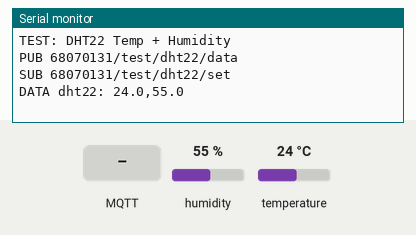
Bench run of a sketch on a simulated Arduino Uno R4 WiFi. On the bench: the last lines printed to the serial monitor. The inputs (shaded band) are chosen by the test bench; at power-on: humidity 55 %, temperature 24 °C. WiFi joins after 1.5 s; servers stay silent unless stated; no MQTT or app messages arrive unless stated.

Above: at 2.7 s.
2.8 s: MQTT message "PING" arrives on the first subscribed topic
At 5.18 s:
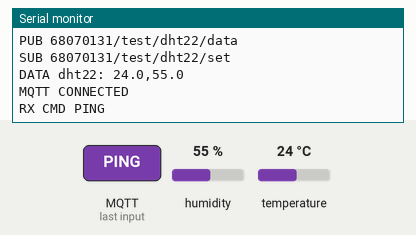
6.5 s: MQTT message "READ" arrives on the first subscribed topic
At 7.6 s:
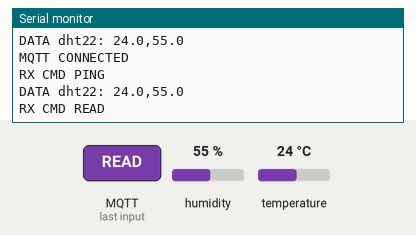
8.0 s: MQTT message "1" arrives on the first subscribed topic
At 9.0 s:
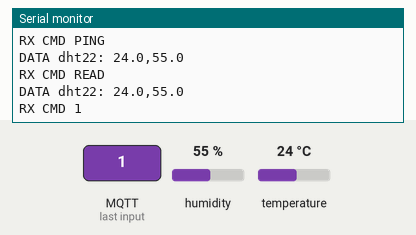
9.5 s: MQTT message "on" arrives on the first subscribed topic
At 10.1 s:
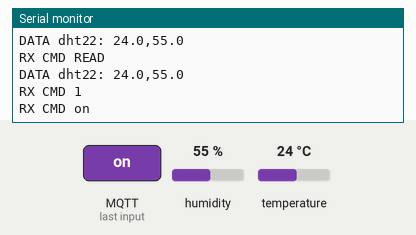
11.0 s: MQTT message "off" arrives on the first subscribed topic
At 12.2 s:
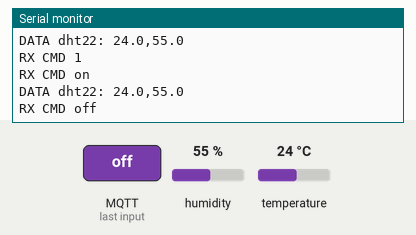
12.5 s: humidity set to 22 %
At 14.3 s:
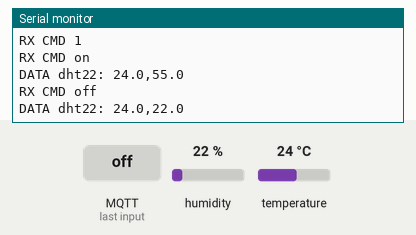

The sketch:

08_dht22.ino
```cpp
/*
============================================================================
 TEST: DHT22 Temp + Humidity
 จุดประสงค์: DHT22 ตัวนี้ตั้งค่า DHT22 ไม่ใช่ DHT11; อ่านทุก ≥2 วินาที
 การต่อสายอุปกรณ์ (ทดสอบทีละ Sketch ไม่ใช่ต่อทุกตัวพร้อมกัน):
  - VCC → 5V, GND → GND, DATA → D2
  - DHT22 แบบตัวเปล่ามักต้อง R pull-up 4.7–10kΩ จาก DATA ถึง VCC
 คาดหวัง: ค่า T และ RH% เปลี่ยนเมื่ออุณหภูมิหรือความชื้นเปลี่ยน
 Serial Monitor: 115200 baud
 ไลบรารี: WiFiS3 (Arduino UNO R4 WiFi Core), MQTT by 256dpi, Adafruit DHT และ Unified Sensor
 หากไม่ต่ออินเทอร์เน็ต ยังต้องเห็นการอ่านค่าที่ Serial Monitor
 ใช้ Broker TCP 1883 สำหรับห้อง LAB เท่านั้น ไม่มี TLS
============================================================================
*/
#include <WiFiS3.h>      // Wi-Fi ในบอร์ด UNO R4 WiFi
#include <MQTTClient.h>  // MQTTClient by 256dpi สำหรับ Publish/Subscribe
#include <math.h>        // สูตรเซนเซอร์และ isnan()
#include <DHT.h> // Adafruit DHT

// =============== ส่วน 1: เครือข่าย เปลี่ยนตรงนี้ ============================
const char WIFI_SSID[] = "EDOK";                // <<< แก้ชื่อ Wi-Fi ตรงนี้
const char WIFI_PASS[] = "1234567890";          // <<< แก้รหัส Wi-Fi ตรงนี้
const char MQTT_HOST[] = "phycom.it.kmitl.ac.th"; // <<< แก้ Broker ตรงนี้
const int MQTT_PORT = 1883;                    // <<< แก้ Port ตรงนี้
// =============== ส่วน 2: Topic เปลี่ยนตรงนี้ ================================
// TOPIC_DATA = Arduino Publish ข้อมูล → เว็บ Subscribe รับข้อมูล
// TOPIC_SET = เว็บ Publish คำสั่ง → Arduino Subscribe รับคำสั่ง
// TOPIC_STATUS = Arduino Publish ผลคำสั่ง/ONLINE → เว็บ Subscribe
// เมื่อเปลี่ยน Topic ฝั่งเว็บและ MQTT Client ต้องแก้ให้ตรงทุกตัวอักษร
const char TOPIC_DATA[] = "68070131/test/dht22/data"; // <<< เปลี่ยน Topic ส่งค่าตรงนี้
const char TOPIC_SET[] = "68070131/test/dht22/set"; // <<< เปลี่ยน Topic รับคำสั่งตรงนี้
const char TOPIC_STATUS[] = "68070131/test/dht22/status"; // <<< เปลี่ยน Topic สถานะตรงนี้

// =============== ส่วน 3: ตัวแปรสำหรับ Network และ Sensor ===================
WiFiClient wifiClient;             // TCP Client สำหรับ MQTT
MQTTClient mqtt(512);             // ขนาด Buffer 512 bytes
String clientId;                  // รหัสบอร์ดต้องไม่ชนเครื่องอื่น
unsigned long lastWiFiTry=0;      // เวลาลองเชื่อม Wi-Fi ล่าสุด
unsigned long lastMqttTry=0;      // เวลาลองเชื่อม MQTT ล่าสุด
unsigned long lastRead=0;         // เวลาอ่านเซนเซอร์ล่าสุด
const unsigned long READ_MS=2600UL; // <<< ช่วงอ่านค่า ms; DHT ต้อง >=2000
bool pendingAck=false;            // มีข้อความตอบรับที่รอ Publish
String responseText="";           // ACK ตอบกลับเว็บ
DHT dht(2,DHT22); // DATA D2 และชนิด DHT22

// =============== ส่วน 4: ฟังก์ชันอ่านอุปกรณ์ ================================
void setupDevice(){
  dht.begin(); // กำหนด INPUT/OUTPUT และ ADC ตามเซนเซอร์
}
String readDevice(){
  float t=dht.readTemperature();float h=dht.readHumidity();if(isnan(t)||isnan(h))return "SENSOR_ERROR";return String(t,1)+","+String(h,1); // แปลงค่าที่วัดได้เป็นข้อความสำหรับ Serial + MQTT
}

// =============== ส่วน 5: รับคำสั่ง MQTT ====================================
void onMessage(String &topic,String &message){
  if(topic!=TOPIC_SET)return;     // ป้องกันคำสั่งจาก Topic อื่น
  message.trim();                 // เอาช่องว่างหัว/ท้ายออก
  if(message=="PING")responseText="PONG"; // ทดสอบส่งจากเว็บกลับบอร์ด
  else if(message=="READ")responseText="OK:READ"; // รับคำสั่งทดสอบ
  else responseText="ERROR:COMMAND";  // ไม่รับคำสั่งที่ไม่ได้ระบุไว้
  pendingAck=true;                // ค่อย Publish ใน loop ไม่ส่งใน Callback
  Serial.println(String("RX CMD ")+message);
}

// =============== ส่วน 6: ดูแล Wi-Fi / MQTT ================================
void networkTick(){
  unsigned long now=millis();     // เวลาปัจจุบัน ms
  if(WiFi.status()!=WL_CONNECTED){
    if(now-lastWiFiTry>=10000UL){ // ลองต่อใหม่ไม่เกินทุก 10 วินาที
      lastWiFiTry=now;
      WiFi.begin(WIFI_SSID,WIFI_PASS);
    }
    return;                      // ไม่ให้เครือข่ายบล็อกการอ่าน Sensor
  }
  if(!mqtt.connected()){
    if(now-lastMqttTry>=5000UL){
      lastMqttTry=now;
      if(mqtt.connect(clientId.c_str())){
        mqtt.subscribe(TOPIC_SET); // <<< Subscribe คำสั่งบน Topic นี้
        mqtt.publish(TOPIC_STATUS,"ONLINE"); // <<< แจ้งว่าต่อ Broker ได้
        Serial.println("MQTT CONNECTED");
      }
    }
    return;
  }
  mqtt.loop();                    // สำคัญ: รับคำสั่งและรักษา Keepalive
  if(pendingAck&&mqtt.publish(TOPIC_STATUS,responseText)){
    pendingAck=false;             // ล้าง ACK เฉพาะเมื่อส่งสำเร็จ
  }
}

// =============== ส่วน 7: ตั้งค่าตอนเปิดบอร์ด ================================
void setup(){
  Serial.begin(115200);           // ดูค่า Sensor ด้วย Serial Monitor 115200
  setupDevice();                  // เตรียมขาต่อจริง
  WiFi.begin(WIFI_SSID,WIFI_PASS); // เริ่มต่อ Wi-Fi; Serial ยังแสดงค่าได้แม้เน็ตหลุด
  byte mac[6]={0};                // Buffer MAC 6 ไบต์ของ UNO R4
  WiFi.macAddress(mac);           // สร้าง client ID เฉพาะบอร์ด
  clientId="test-dht22-";
  for(byte i=0;i<6;i++){if(mac[i]<16)clientId+="0";clientId+=String(mac[i],HEX);}
  mqtt.begin(MQTT_HOST,MQTT_PORT,wifiClient);
  mqtt.onMessage(onMessage);      // กำหนดฟังก์ชันรับ /set
  Serial.println(String("TEST: DHT22 Temp + Humidity"));
  Serial.println(String("PUB ")+TOPIC_DATA);
  Serial.println(String("SUB ")+TOPIC_SET);
}

// =============== ส่วน 8: วนอ่านและส่งขึ้นเว็บ ===============================
void loop(){
  networkTick();                  // ดูแล MQTT โดยไม่ต้องรอ Wi-Fi เพื่อวัด Sensor
  if(millis()-lastRead<READ_MS)return;
  lastRead=millis();              // นับช่วงเวลาอ่านค่า
  String value=readDevice();      // อ่านจากขาที่ต่อจริง
  if(value.length()==0)return;   // เซนเซอร์ไม่มีข้อมูลใหม่ ไม่จำเป็นต้องส่ง
  Serial.println(String("DATA dht22: ")+value);
  if(mqtt.connected())mqtt.publish(TOPIC_DATA,value); // <<< Publish ไปเว็บ
}
```

Measured:
- after the input at 2.8 s, the serial monitor: prints a new line after 2.3 s (image 1)
- after the input at 6.5 s, the serial monitor: prints a new line at once (image 2)
- after the input at 8.0 s, the serial monitor: prints a new line at once (image 3)
- after the input at 9.5 s, the serial monitor: prints a new line at once (image 4)
- after the input at 11.0 s, the serial monitor: prints a new line at once (image 5)
- after the input at 12.5 s, the serial monitor: prints a new line after 0.51 s (image 6)
